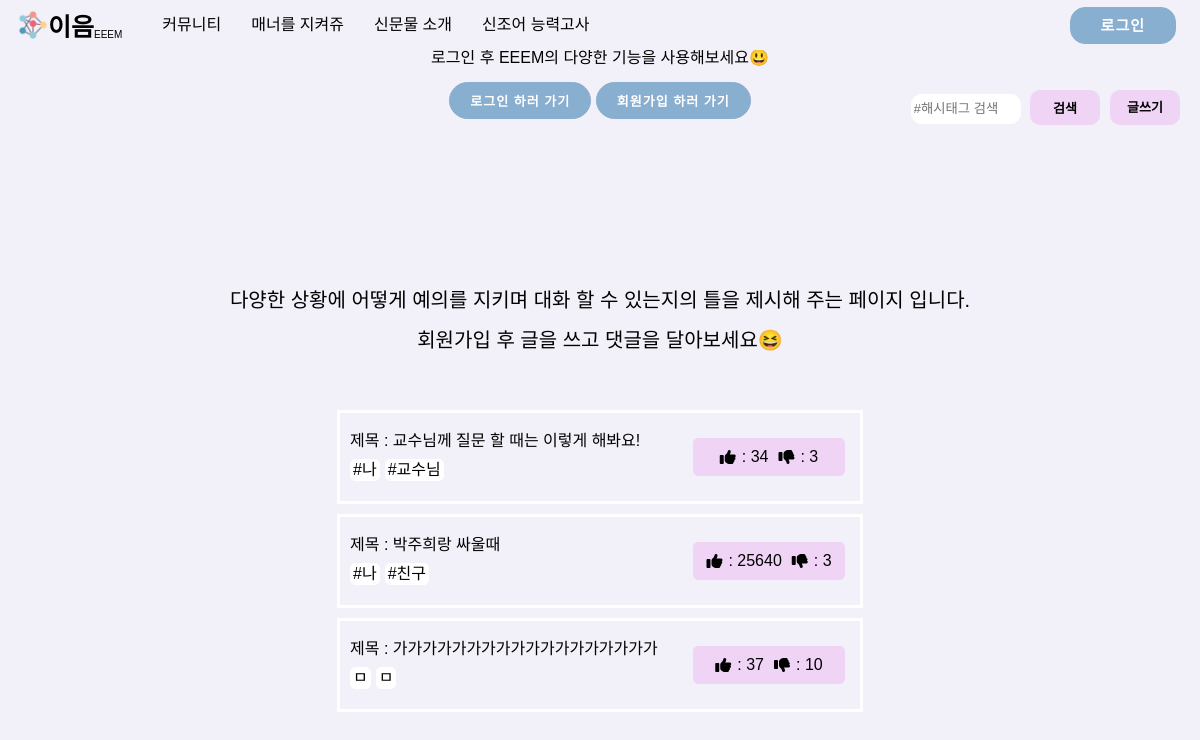
The page /manner/ on the database as committed earlier.
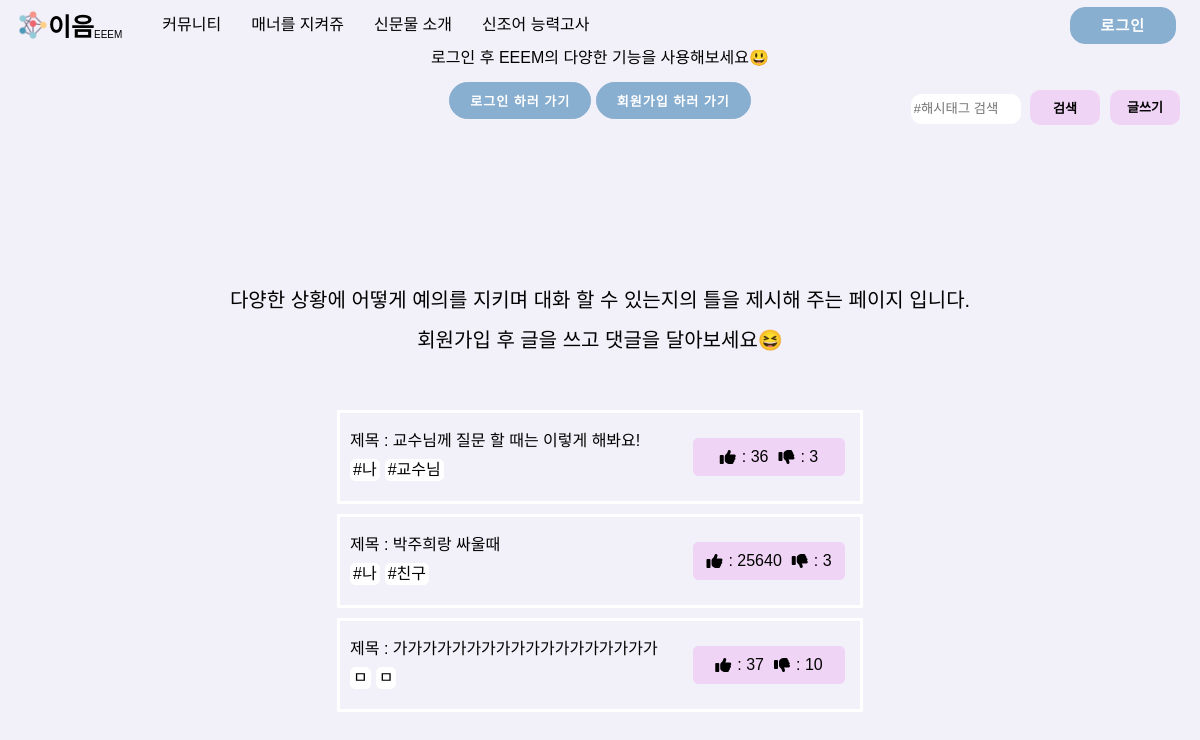
The same page on the database as committed later.
### main/models.py (models this page shows)
class manner(models.Model):
    text = models.CharField(max_length=18)
    like = models.IntegerField()
    dis_like = models.IntegerField()
    hashtag_me = models.CharField(max_length=20)
    hashtag_you = models.CharField(max_length=20)
    hashtag_situation = models.CharField(max_length=500)

### main/views.py (the view)
# urls.py: path('manner/', views.manners, name="manner"),
def manners(request):
    manner_alltext = manner.objects.all()
    return render(request, "manner.html", {"manner": manner_alltext})

### main/templates/manner.html (shortened to what this page needs)
{% extends 'base.html' %}{% load static %} {% block content %}
<link rel="stylesheet" href='{% static "css/manner.css" %}'>
<body>
  <main class="main__screen">
    <span class="info">다양한 상황에 어떻게 예의를 지키며 대화 할 수 있는지의 틀을 제시해 주는 페이지 입니다.<br><br>회원가입 후 글을 쓰고 댓글을 달아보세요😆</span>
    <form method="get" class="search" action="{% url 'search' %}">
      <input type="search" class="search__box" placeholder="#해시태그 검색" name="kw">
      <button type="submit" class="find__btn">검색</button>
    </form>
    {% if user.is_authenticated %}
    <a href="{%url 'addManner' %}" class="writeText">글쓰기</a>
    {% else %}
    <a href="#loginmodal" class="writeText" rel="modal:open">글쓰기</a>
    {% endif %}
    {% for m in manner.all %}
    <a class="manner__box" href="{%url 'mannersDetail' m.id %}">
      <div class="manner__main">
        <div class="manner__text">
          제목 : {{m.text}}
        </div>
        <div class="manner__hashtag">
          <div class="manner__hashtag--detail">{{m.hashtag_me}}</div>
          <div class="manner__hashtag--detail">{{m.hashtag_you}}</div>
        </div>
      </div>
      <div class="mannerthumbs">
        <i class="fas fa-thumbs-up"></i>: {{m.like}}
        <i class="fas fa-thumbs-down"></i>: {{m.dis_like}}
      </div>
    </a>
    {% endfor %}
  </main>
</body>
</html>
{% endblock %}

Rows that differ between the two databases and show on the page:
changed manner "교수님께 질문 할 때는 이렇게 해봐요!": like "34" → "36"
